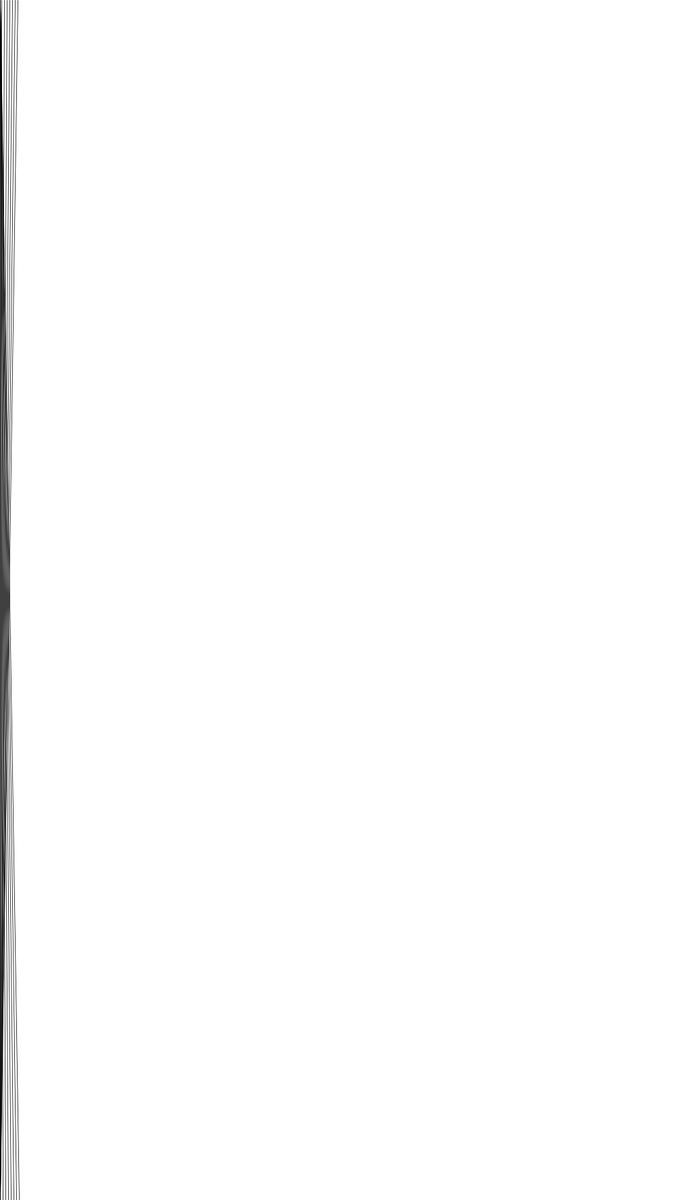
Frame 1 (no input)
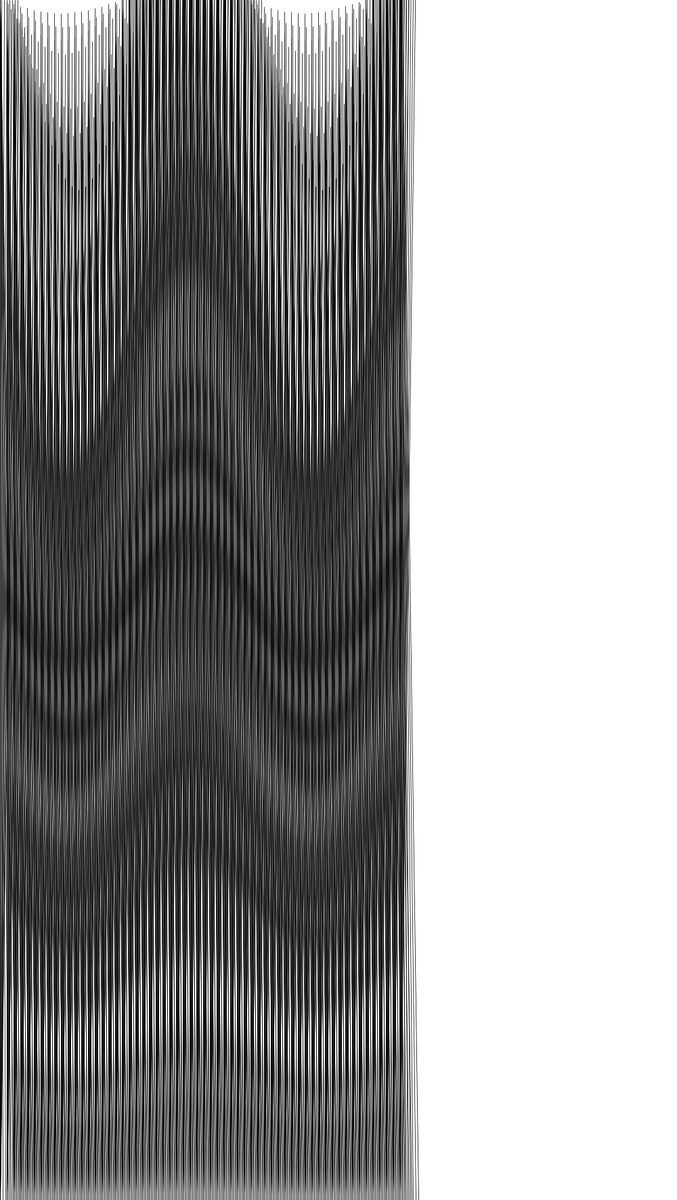
Frame 60 (the mouse pressed at the canvas centre just before this capture)
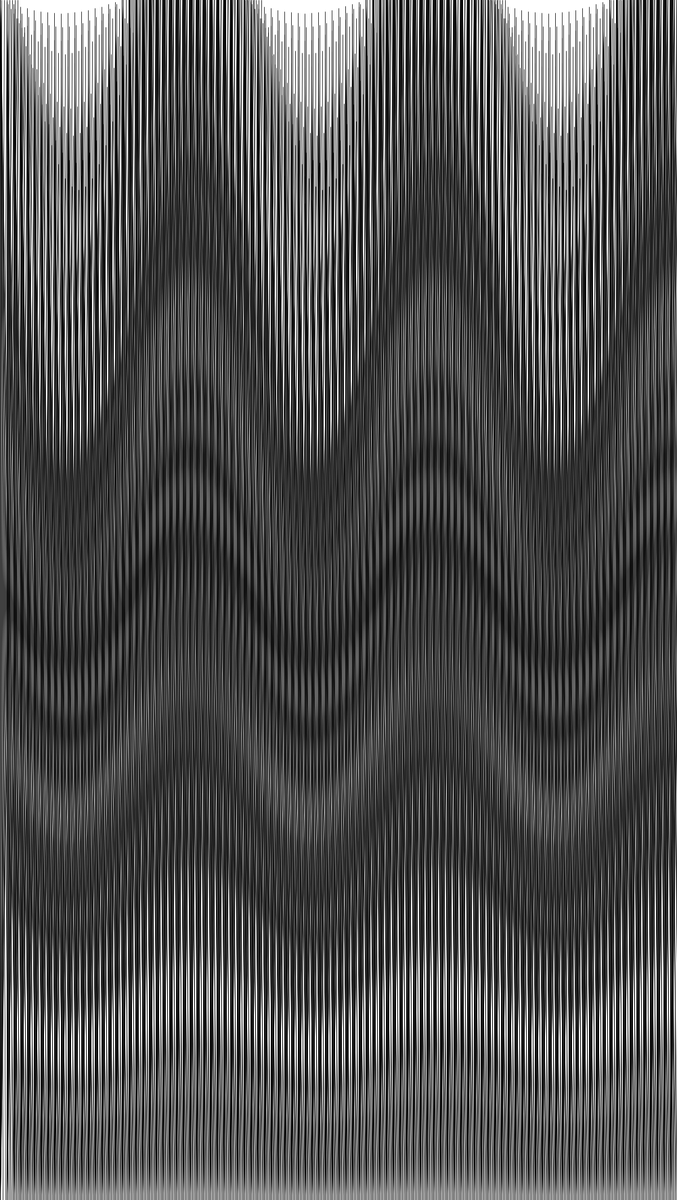
Frame 120 (the mouse held since frame 60 and released just before this capture)

The Processing sketch that drew these frames (run headless with seeded random() and noise(); from frame 60 on, the mouse is pressed at the canvas centre):

// Processing sketch: sin_lines
// ── sin_lines.pde

int x = 0;
int num_steps = 100;
 
void setup() {
 size(1000,1770); 
 strokeWeight(.75);
 background(255,255,255);
}


void draw() {
   float incr = width/num_steps;
   //background(255,255,255);
   //x=0;
   //translate(10,0);
       
   //for(int h=0; h<=360; h++) {
     //println(x, " ", radians(x), " ", sin(radians(x)));
      for(int i = 0; i<15; i++) {
        if(i % 2 == 0) {
          line(x + (i*2), height, x, sin(radians(x))*20*(i+1));
        } else {
          line(x + (i*2), sin(radians(x))*20*(i+1), x, height);
        }
        //line(x+2, height, x+2, sin(radians(x))*50);
      }
    x += incr;
        
   //}
}
